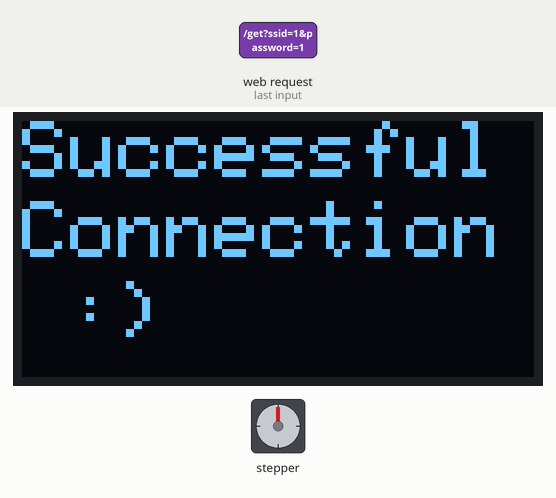
The sketch below on a simulated ESP32. Parts: stepper motor, 128×64 one-colour display. Wiring (inferred from the names in the program): stepper motor driver (200 steps per turn assumed): step GPIO 14; direction GPIO 12. The test bench sets the inputs (shaded band). WiFi joins after 1.5 s; servers stay silent unless stated; the local clock reads 2024-03-15 10:24:30 at power-on unless the sketch sets it; what the sketch prints to the serial monitor is not drawn.

1.3 s: HTTP request GET /get?ssid=1&password=1 received
Above: at 3.5 s.
Timing chart, 0 to 5.0 s (numbered marks = the images above; inputs shaded):
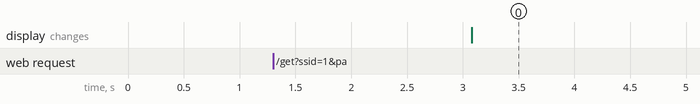

Measured:
- after the input at 1.3 s, the display: changes after 1.8 s (image 0)

The sketch:

successful_integration_motor_esp_ap.ino
```cpp
#include <WiFi.h>
#include <ESPAsyncWebServer.h>
#include <time.h>
#include <Adafruit_GFX.h>
#include <Adafruit_SH110X.h>

//some constants for motor
const int DIR = 12;
const int STEP = 14;
const int steps_per_rev = 200;

//some constants for AP
const char* ssid_ap = "ESP32-Access-Point";
const char* password_ap = "123456789";

AsyncWebServer server(80);
#define i2c_Address 0x3c

// OLED display width and height, adjust as needed
#define SCREEN_WIDTH 128
#define SCREEN_HEIGHT 64
#define OLED_RESET -1
Adafruit_SH1106G display = Adafruit_SH1106G(SCREEN_WIDTH, SCREEN_HEIGHT, &Wire, OLED_RESET);

// HTML form to get Wi-Fi credentials
const char* html_form = R"rawliteral(
<!DOCTYPE HTML><html>
<head>
  <title>ESP32 Wi-Fi Config</title>
</head>
<body>
  <h2>Enter Wi-Fi Credentials</h2>
  <form action="/get">
    SSID: <input type="text" name="ssid"><br>
    Password: <input type="password" name="password"><br>
    <input type="submit" value="Submit">
  </form>
</body>
</html>)rawliteral";

// Variables to store Wi-Fi credentials
String wifi_ssid;
String wifi_password;

// Flag to indicate if NTP time is initialized
bool ntp_initialized = false;

// Flag to indicate if the function has been called for the current day
bool function_called_today = false;

void setup() {
  Serial.begin(115200);

  //initialize motor
  pinMode(STEP, OUTPUT);
  pinMode(DIR, OUTPUT);
  digitalWrite(DIR, HIGH);  // Set the direction to clockwise

  // Initialize the OLED display
  if(!display.begin(i2c_Address, true)) {
    Serial.println(F("SH1106 allocation failed"));
    for(;;);
  }
  display.clearDisplay();
  display.setTextColor(SH110X_WHITE);
  display.setTextSize(1); // Increase text size
  display.setCursor(0,20);
  display.print("connecting...");
  display.display();

  // Setting up the ESP32 as an Access Point
  WiFi.softAP(ssid_ap, password_ap);
  Serial.println("Access Point started");

  // Route for root / web page
  server.on("/", HTTP_GET, [](AsyncWebServerRequest *request){
    request->send(200, "text/html", html_form);
  });

  // Route to get the Wi-Fi credentials
  server.on("/get", HTTP_GET, [](AsyncWebServerRequest *request){
    if (request->hasParam("ssid") && request->hasParam("password")) {
      wifi_ssid = request->getParam("ssid")->value();
      wifi_password = request->getParam("password")->value();

      request->send(200, "text/html", "Credentials received, trying to connect...");

      // Disconnect from any current Wi-Fi connection
      WiFi.disconnect();

      // Connect to the new Wi-Fi network
      WiFi.begin(wifi_ssid.c_str(), wifi_password.c_str());
    } else {
      request->send(200, "text/html", "Error: Missing SSID or Password");
    }
  });

  // Start server
  server.begin();
}

void mySpecificFunction() {
  Serial.println("The specific function has been called!");
  // Add your specific function logic here

  Serial.println("Spinning Clockwise...");

  while (true) // Continuous loop
  {
    digitalWrite(STEP, HIGH);
    delayMicroseconds(500); // Shorter delay for higher speed
    digitalWrite(STEP, LOW);
    delayMicroseconds(500);
  }
}

void loop() {
  // Check if connected to Wi-Fi
  if (WiFi.status() == WL_CONNECTED && !ntp_initialized) {
    Serial.println("Connected to the WiFi network");

    // Display message on OLED
    display.clearDisplay();
    display.setTextColor(SH110X_WHITE);
    display.setTextSize(2); // Increase text size
    display.setCursor(0,0);
    display.print("Successful");
    display.setCursor(0, 20); // Move to next line
    display.print("Connection");
    display.setCursor(0, 40); // Move to next line
    display.print(" :)");
    display.display();

    // Initialize NTP
    configTime(10800, 0, "pool.ntp.org", "time.nist.gov");

    // Set timezone for Israel (UTC+3)
    setenv("TZ", "IST-2IDT,M3.4.4/26,M10.5.0", 1);
    tzset();

    ntp_initialized = true;
    delay(15000);
  }


  // If NTP is initialized, get and print current time
  if (ntp_initialized) {
    time_t now;
    struct tm timeinfo;
    if (getLocalTime(&timeinfo)) {
      Serial.println(&timeinfo, "%A, %B %d %Y %H:%M:%S");

      // Check if the current time is 13:00 and if the function has not been called today
      if (timeinfo.tm_hour == 13 && timeinfo.tm_min == 35 && !function_called_today) {
        mySpecificFunction();
        function_called_today = true;
      }

      // Reset the flag at midnight
      if (timeinfo.tm_hour == 0 && timeinfo.tm_min == 0) {
        function_called_today = false;
      }
    } else {
      Serial.println("Failed to obtain time");
    }
  }

  delay(1000); // Print time every 1 second
}
```
